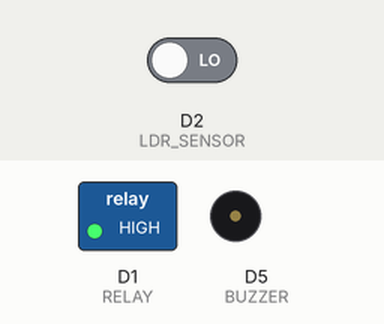
This sketch was run on a simulated ESP8266 (NodeMCU). Shown: switched loads named in the sketch (green lamp = pin HIGH), buzzer (waves = sounding, pin HIGH). The test bench sets the inputs (shaded band); at power-on: D2 (LDR_SENSOR) LOW. WiFi joins after 1.5 s; servers stay silent unless stated.

Above: at 3.0 s.
3.1 s: D2 (LDR_SENSOR) driven HIGH
At 3.2 s:
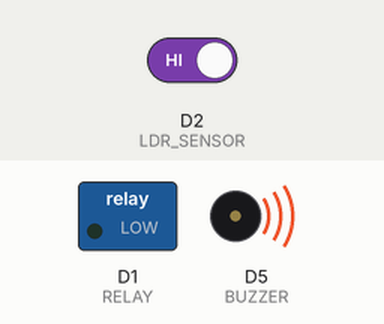
At 4.5 s:
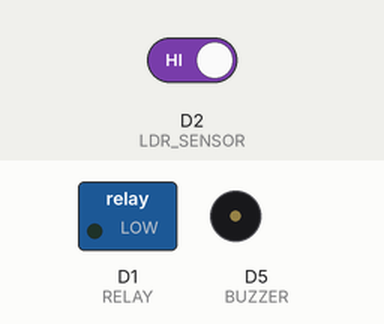
4.8 s: D2 (LDR_SENSOR) driven LOW
At 4.9 s:
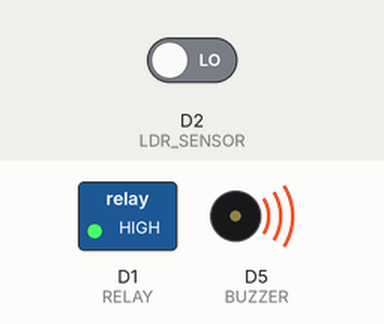
Timing chart, 0 to 7.8 s (numbered marks = the images above; inputs shaded):
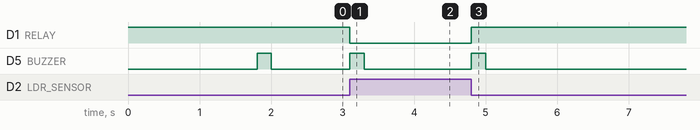

Measured:
- after the input at 3.1 s, D1 (RELAY): HIGH → LOW at once; D5 (BUZZER): LOW → HIGH at once, → LOW 0.20 s later
- after the input at 4.8 s, D1 (RELAY): LOW → HIGH at once; D5 (BUZZER): LOW → HIGH at once, → LOW 0.20 s later

The sketch:

smart-home-automation.ino
```cpp
#define BLYNK_TEMPLATE_ID "TMPL6BnP1NBzw"
#define BLYNK_TEMPLATE_NAME "Light Automation"
#define BLYNK_AUTH_TOKEN "Hydy1XMNX5H1mwt8V8OPxXNL7Od8DnhU"

#define BLYNK_PRINT Serial

#include <ESP8266WiFi.h>
#include <BlynkSimpleEsp8266.h>

char auth[] = BLYNK_AUTH_TOKEN;
char ssid[] = "AGLapy";
char pass[] = "123454321";

#define RELAY D1
#define LDR_SENSOR D2
#define BUZZER D5

bool manualMode = false;
int lastState = -1;

void setup() {
  Serial.begin(115200);

  pinMode(RELAY, OUTPUT);
  pinMode(LDR_SENSOR, INPUT);
  pinMode(BUZZER, OUTPUT);

  digitalWrite(RELAY, HIGH);
  digitalWrite(BUZZER, LOW);

  Blynk.begin(auth, ssid, pass);
}

// LED Button (only in manual mode)
BLYNK_WRITE(V0) {
  if (manualMode) {
    int val = param.asInt();

    if (val == 1)
      digitalWrite(RELAY, LOW);
    else
      digitalWrite(RELAY, HIGH);
  }
}

// Mode Switch
BLYNK_WRITE(V1) {
  manualMode = param.asInt();
}

// Beep function
void beepOnce() {
  digitalWrite(BUZZER, HIGH);
  delay(200);
  digitalWrite(BUZZER, LOW);
}

void loop() {
  Blynk.run();

  // AUTO MODE
  if (!manualMode) {
    int sensorValue = digitalRead(LDR_SENSOR);
    int currentState;

    if (sensorValue == HIGH) {
      currentState = 1; // DARK
      digitalWrite(RELAY, LOW);
    } else {
      currentState = 0; // LIGHT
      digitalWrite(RELAY, HIGH);
    }

    // beep only on change
    if (currentState != lastState) {
      beepOnce();
      lastState = currentState;
    }
  }
}
```
